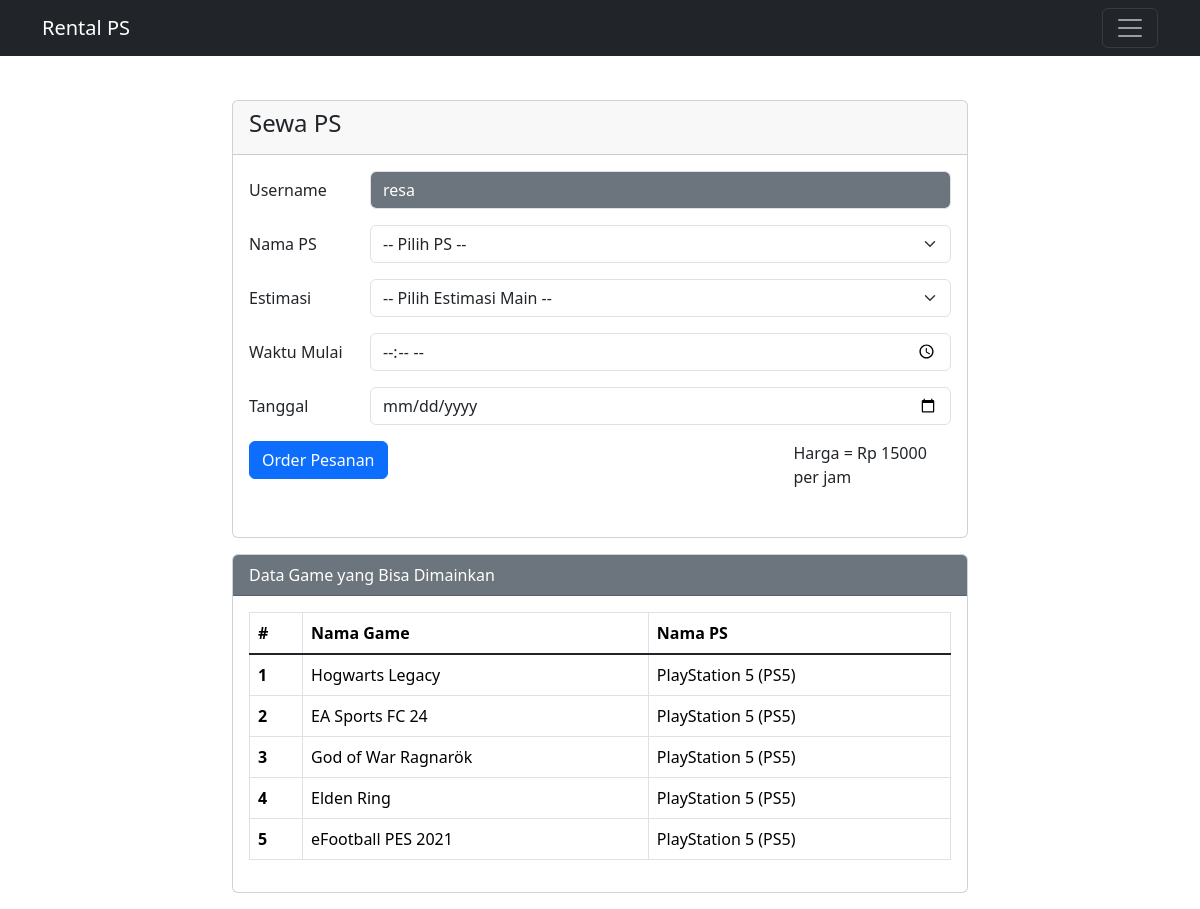
/dashboard/sewa-ps.php (signed in), run on the app's committed database.
### tables this page shows
CREATE TABLE `users` (
  `id` int(11) NOT NULL,
  `username` varchar(50) NOT NULL,
  `password` varchar(255) NOT NULL,
  `nama_lengkap` varchar(100) NOT NULL,
  `no_telp` char(15) NOT NULL,
  `alamat` varchar(255) NOT NULL,
  `level_user` enum('admin','user') NOT NULL
);

CREATE TABLE `games` (
  `id` int(11) NOT NULL,
  `nama_game` varchar(50) NOT NULL,
  `nama_playstation` varchar(50) NOT NULL
);

### functions.php (called while the page is built, shortened)
<?php
require 'config.php';
function querySelect($query)
{
  global $db;
  $result = $db->query($query);
  $rows = [];
  while ($row = $result->fetch_assoc()) {
    $rows[] = $row;
  }
  return $rows;
}

### dashboard/sewa-ps.php (the view, shortened to what this page needs)
<?php
require '../functions.php';
$games = querySelect("SELECT * FROM games");
$id = $_SESSION['id'];
$user = querySelect("SELECT * FROM users WHERE id = $id")[0];
?>
<!DOCTYPE html>
<html lang="en">
<head>
  <link href="https://cdn.jsdelivr.net/npm/bootstrap@5.3.2/dist/css/bootstrap.min.css" rel="stylesheet" />
</head>
<body>
  <nav class="navbar navbar-dark bg-dark fixed-top">
    <div class="container">
      <a class="navbar-brand" href="#">Rental PS</a>
      <button class="navbar-toggler" type="button" data-bs-toggle="offcanvas" data-bs-target="#offcanvasDarkNavbar" aria-controls="offcanvasDarkNavbar" aria-label="Toggle navigation">
        <span class="navbar-toggler-icon"></span>
      </button>
    </div>
  </nav>
  <section>
    <div class="container bottom-nav">
      <div class="row mb-3">
        <div class="col-md-8 mx-auto">
          <div class="card">
            <div class="card-header">
              <h4 class="card-title">Sewa PS</h4>
            </div>
            <div class="card-body">
              <form action="" method="post" id="profileForm">
                <div class="mb-3">
                  <div class="row mb-3">
                    <label for="username" class="col-sm-2 col-form-label">Username</label>
                    <div class="col-sm-10">
                      <input type="text" class="form-control bg-secondary text-white" id="username" name="username" value="<?php echo $user["username"]; ?>" readonly>
                    </div>
                  </div>
                  <div class="row mb-3">
                    <label for="PS" class="col-sm-2 col-form-label">Nama PS</label>
                    <div class="col-sm-10">
                      <select class="form-select form-select" name="nama_playstation" required>
                        <option selected>-- Pilih PS --</option>
                      </select>
                    </div>
                  </div>
                  <div class="row mb-3">
                    <label for="PS" class="col-sm-2 col-form-label">Estimasi</label>
                    <div class="col-sm-10">
                      <select class="form-select form-select" name="estimasi_jam" required>
                        <option selected>-- Pilih Estimasi Main --</option>
                      </select>
                    </div>
                  </div>
                  <div class="row mb-3">
                    <label for="waktu" class="col-sm-2 col-form-label">Waktu Mulai</label>
                    <div class="col-sm-10">
                      <input type="time" class="form-control" id="waktu" name="waktu_mulai" required>
                    </div>
                  </div>
                  <div class="row mb-3">
                    <label for="tgl" class="col-sm-2 col-form-label">Tanggal</label>
                    <div class="col-sm-10">
                      <input type="date" class="form-control" id="tgl" name="tanggal" required>
                    </div>
                  </div>
                  <div class="row">
                    <div class="col-sm-9">
                      <button type="submit" class="btn btn-primary" name="order">
                        Order Pesanan
                      </button>
                    </div>
                    <div class="col-sm-3">
                      <p>Harga = Rp 15000 per jam</p>
                    </div>
                  </div>
              </form>
            </div>
          </div>
        </div>
      </div>
    </div>
  </section>
  <section>
    <div class="container">
      <div class="row mb-3">
        <div class="col-md-8 mx-auto">
          <div class="card">
            <div class="card-header text-white bg-secondary">
              Data Game yang Bisa Dimainkan
            </div>
            <div class="card-body">
              <table class="table table-bordered">
                <thead>
                  <tr>
                    <th scope="col">#</th>
                    <th scope="col">Nama Game</th>
                    <th scope="col">Nama PS</th>
                  </tr>
                </thead>
                <tbody class="table-group-divider">
                  <?php $i = 1; ?>
                  <?php foreach ($games as $row) : ?>
                    <tr>
                      <th scope="row"><?php echo $i; ?></th>
                      <td scope="row"><?php echo $row["nama_game"]; ?></td>
                      <td scope="row"><?php echo $row["nama_playstation"]; ?></td>
                    </tr>
                    <?php $i++; ?>
                  <?php endforeach; ?>
                </tbody>
              </table>
            </div>
          </div>
        </div>
      </div>
    </div>
  </section>
</body>
</html>

### dashboard/sewa-ps.php (style rules this page uses)
.bottom-nav { margin-top: 100px; }

### data on the page
users: username "resa"
games: nama_game "Hogwarts Legacy", nama_playstation "PlayStation 5 (PS5)"
games: nama_game "EA Sports FC 24", nama_playstation "PlayStation 5 (PS5)"
games: nama_game "God of War Ragnarök", nama_playstation "PlayStation 5 (PS5)"
games: nama_game "Elden Ring", nama_playstation "PlayStation 5 (PS5)"
games: nama_game "eFootball PES 2021", nama_playstation "PlayStation 5 (PS5)"
